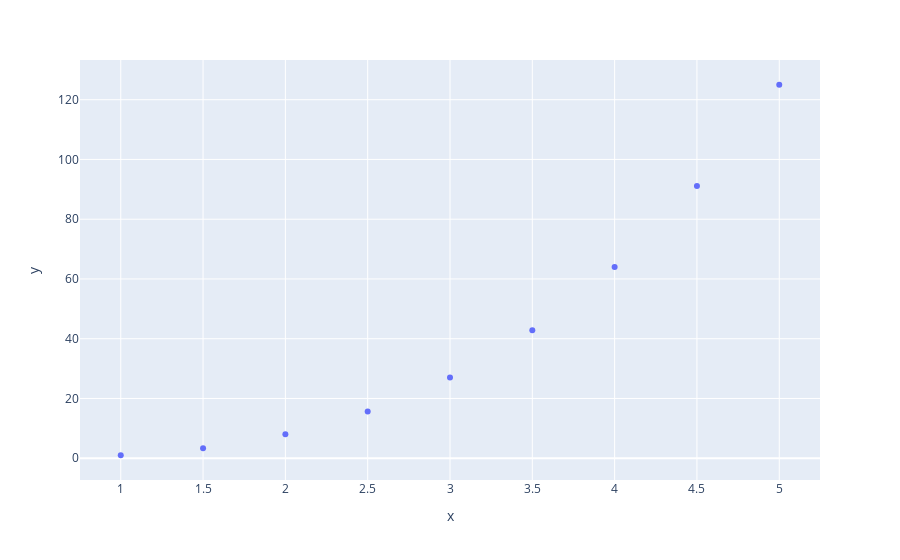

Notebook cell for this chart:
### Code cell
x_new = np.linspace(1,5,9) ## create new x values for interpolation
y_interp = f(x_new) # interpolate y values at new x values
print(y_interp) 
import plotly.express as px
fig = px.scatter(x=x_new,y=y_interp)
fig.show()

### Figure 1 — Plotly figure (JSON) as saved in the notebook; plotly's stock layout.template omitted (floating-point values rounded to 4 significant figures)
{"data": [{"hovertemplate": "x=%{x}<br>y=%{y}<extra></extra>", "legendgroup": "", "marker": {"color": "#636efa", "symbol": "circle"}, "mode": "markers", "name": "", "orientation": "v", "showlegend": false, "type": "scatter", "x": [1, 1.5, 2, 2.5, 3, 3.5, 4, 4.5, 5], "xaxis": "x", "y": [1, 3.375, 8, 15.62, 27, 42.88, 64, 91.12, 125], "yaxis": "y"}], "layout": {"legend": {"tracegroupgap": 0}, "margin": {"t": 60}, "xaxis": {"anchor": "y", "domain": [0, 1], "title": {"text": "x"}}, "yaxis": {"anchor": "x", "domain": [0, 1], "title": {"text": "y"}}}}
